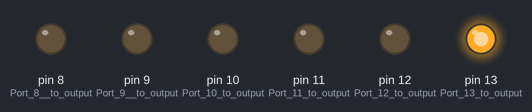
The sketch below on a simulated Arduino Uno, built for the host (arithmetic inside an expression is 32-bit, double 64-bit). Shown: output pins drawn as LEDs (lit = HIGH).

Above: at 0.1 s.
At 8.1 s:
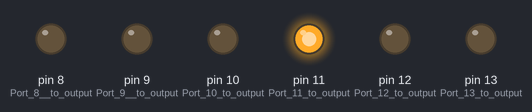
At 12.1 s:
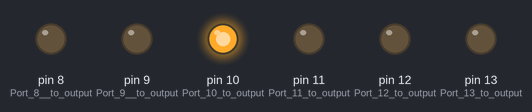
At 18.1 s:
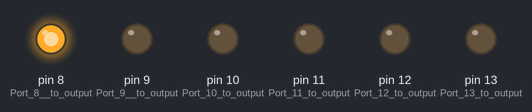
At 26.1 s:
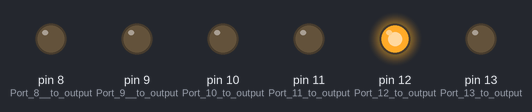
At 34.1 s:
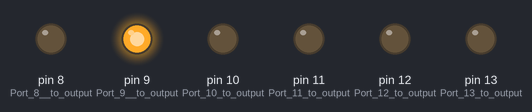
Timing chart, 0 to 40.0 s (numbered marks = the images above):
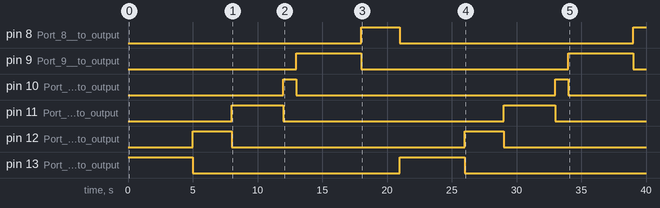

Measured:
- by itself, pin 8 (Port_8__to_output): LOW → HIGH at 18.0 s, → LOW 3.0 s later, → HIGH 18.0 s later
- by itself, pin 9 (Port_9__to_output), pin 13 (Port_13_to_output): alternates HIGH for 5.0 s and LOW for 16.0 s
- by itself, pin 10 (Port_10_to_output): alternates HIGH for 1.0 s and LOW for 20.0 s
- by itself, pin 11 (Port_11_to_output): alternates HIGH for 4.0 s and LOW for 17.0 s
- by itself, pin 12 (Port_12_to_output): alternates HIGH for 3.0 s and LOW for 18.0 s

The sketch:

First_In_First_Out.ino
```cpp
// Jeremiah Rey Anub
// BSCPE 4A
void setup()
{
  pinMode(13, OUTPUT); // Port 13 to output
  pinMode(12, OUTPUT); // Port 12 to output
  pinMode(11, OUTPUT); // Port 11 to output
  pinMode(10, OUTPUT); // Port 10 to output
  pinMode(9, OUTPUT); //  Port 9  to output
  pinMode(8, OUTPUT); //  Port 8  to output
}

void loop()
{
  first_come_first_serve(); //calls the function
}

void first_come_first_serve(){
  int time[6] = {5000, 3000, 4000, 1000, 5000, 3000};

  int count = 0; //identifies the array
  for (int i=13; i>=8; i--){
  	digitalWrite(i, HIGH); //LED On
    delay(time[count]); //Delay
    digitalWrite(i, LOW); //LED Off
    count++; //Increment count.
  }
}
```
